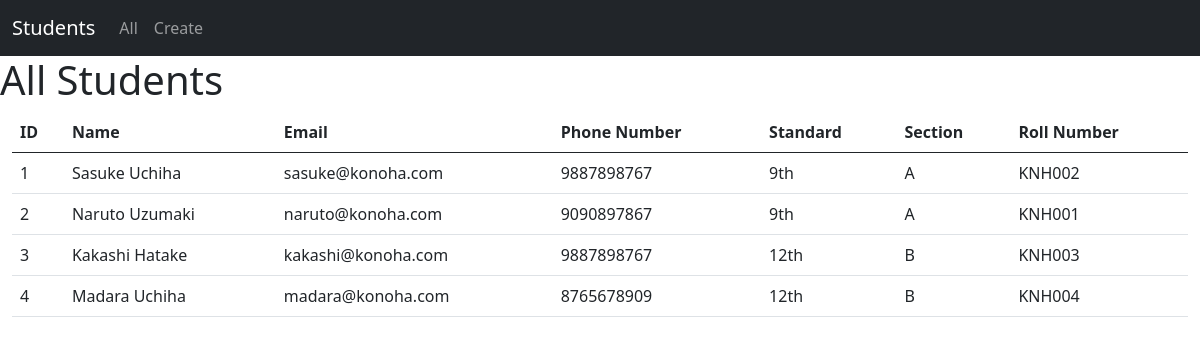
Screenshot of /all with the database file from the repository.
### StudentApp/models.py (models this page shows)
class Student(models.Model):
    ID = models.CharField(max_length=10,primary_key=True)
    name = models.CharField(max_length=122)
    email = models.CharField(max_length=122)
    phone = models.CharField(max_length=12)
    std = models.CharField(max_length=122)
    sec = models.CharField(max_length=122)
    roll = models.CharField(max_length=122)

### StudentApp/views.py (the view)
# urls.py: path("all", views.all, name='all'),
def all(request):
    stu = Student.objects.all()
    return render(request,"all.html",{'stu':stu})

### templates/all.html
{% extends 'base.html' %}
{% block body %}
<h1>All Students</h1>
<div class = "container-fluid">
    <table class="table table-hover">
        <thead>
            <th>ID</th>
            <th>Name</th>
            <th>Email</th>
            <th>Phone Number</th>
            <th>Standard</th>
            <th>Section</th>
            <th>Roll Number</th>
        </thead>
        {% for s in stu %}
            <tr>
                <td>{{s.ID}}</td>
                <td>{{s.name}}</td>
                <td>{{s.email}}</td>
                <td>{{s.phone}}</td>
                <td>{{s.std}}</td>
                <td>{{s.sec}}</td>
                <td>{{s.roll}}</td>
            </tr>
        {% endfor %}
    </table>
</div>
{% endblock body %}

### templates/base.html (shortened to what this page needs)
<!doctype html>
<html lang="en">
  <head>
    <link href="https://cdn.jsdelivr.net/npm/bootstrap@5.0.2/dist/css/bootstrap.min.css" rel="stylesheet">
  </head>
  <body>
    <nav class="navbar navbar-expand-lg navbar-dark bg-dark">
        <div class="container-fluid">
          <a class="navbar-brand" href="/">Students</a>
          <div class="collapse navbar-collapse" id="navbarSupportedContent">
            <ul class="navbar-nav me-auto mb-2 mb-lg-0">
              <li class="nav-item">
                <a class="nav-link" aria-current="page" href="/all">All</a>
              </li>
              <li class="nav-item">
                <a class="nav-link" href="/create">Create</a>
              </li>
            </ul>
          </div>
        </div>
      </nav>
      {% block body%}
      {% endblock body%}
  </body>
</html>

### rows the page displays
Student: ID "1", name "Sasuke Uchiha", email "sasuke@konoha.com", phone "9887898767", std "9th", sec "A", roll "KNH002"
Student: ID "2", name "Naruto Uzumaki", email "naruto@konoha.com", phone "9090897867", std "9th", sec "A", roll "KNH001"
Student: ID "3", name "Kakashi Hatake", email "kakashi@konoha.com", phone "9887898767", std "12th", sec "B", roll "KNH003"
Student: ID "4", name "Madara Uchiha", email "madara@konoha.com", phone "8765678909", std "12th", sec "B", roll "KNH004"
